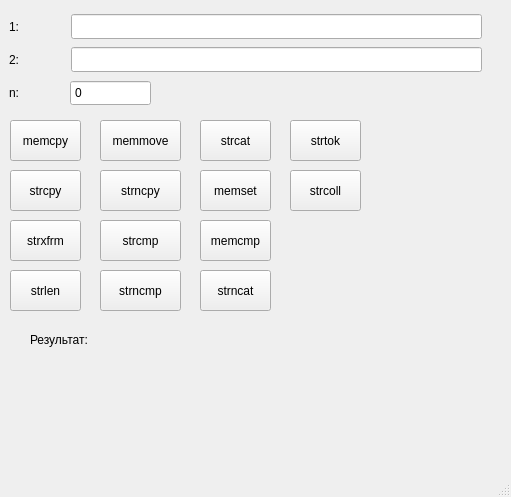
<?xml version="1.0" encoding="UTF-8"?>
<ui version="4.0">
 <class>MainWindow</class>
 <widget class="QMainWindow" name="MainWindow">
  <property name="geometry">
   <rect>
    <x>0</x>
    <y>0</y>
    <width>511</width>
    <height>497</height>
   </rect>
  </property>
  <property name="windowTitle">
   <string>MainWindow</string>
  </property>
  <property name="styleSheet">
   <string notr="true"/>
  </property>
  <widget class="QWidget" name="centralwidget">
   <widget class="QPushButton" name="bnt_strlen">
    <property name="geometry">
     <rect>
      <x>10</x>
      <y>270</y>
      <width>71</width>
      <height>41</height>
     </rect>
    </property>
    <property name="text">
     <string>strlen</string>
    </property>
   </widget>
   <widget class="QPushButton" name="bnt_memmove">
    <property name="geometry">
     <rect>
      <x>100</x>
      <y>120</y>
      <width>81</width>
      <height>41</height>
     </rect>
    </property>
    <property name="text">
     <string>memmove</string>
    </property>
   </widget>
   <widget class="QPushButton" name="bnt_strcpy">
    <property name="geometry">
     <rect>
      <x>10</x>
      <y>170</y>
      <width>71</width>
      <height>41</height>
     </rect>
    </property>
    <property name="text">
     <string>strcpy</string>
    </property>
   </widget>
   <widget class="QPushButton" name="bnt_strncpy">
    <property name="geometry">
     <rect>
      <x>100</x>
      <y>170</y>
      <width>81</width>
      <height>41</height>
     </rect>
    </property>
    <property name="text">
     <string>strncpy</string>
    </property>
   </widget>
   <widget class="QPushButton" name="bnt_memset">
    <property name="geometry">
     <rect>
      <x>200</x>
      <y>170</y>
      <width>71</width>
      <height>41</height>
     </rect>
    </property>
    <property name="text">
     <string>memset</string>
    </property>
   </widget>
   <widget class="QPushButton" name="bnt_strtok">
    <property name="geometry">
     <rect>
      <x>290</x>
      <y>120</y>
      <width>71</width>
      <height>41</height>
     </rect>
    </property>
    <property name="text">
     <string>strtok</string>
    </property>
   </widget>
   <widget class="QPushButton" name="bnt_memcpy">
    <property name="geometry">
     <rect>
      <x>10</x>
      <y>120</y>
      <width>71</width>
      <height>41</height>
     </rect>
    </property>
    <property name="text">
     <string>memcpy</string>
    </property>
   </widget>
   <widget class="QPushButton" name="bnt_strcat">
    <property name="geometry">
     <rect>
      <x>200</x>
      <y>120</y>
      <width>71</width>
      <height>41</height>
     </rect>
    </property>
    <property name="text">
     <string>strcat</string>
    </property>
   </widget>
   <widget class="QPushButton" name="bnt_strxfrm">
    <property name="geometry">
     <rect>
      <x>10</x>
      <y>220</y>
      <width>71</width>
      <height>41</height>
     </rect>
    </property>
    <property name="text">
     <string>strxfrm</string>
    </property>
   </widget>
   <widget class="QPushButton" name="bnt_strcoll">
    <property name="geometry">
     <rect>
      <x>290</x>
      <y>170</y>
      <width>71</width>
      <height>41</height>
     </rect>
    </property>
    <property name="text">
     <string>strcoll</string>
    </property>
   </widget>
   <widget class="QPushButton" name="bnt_strncat">
    <property name="geometry">
     <rect>
      <x>200</x>
      <y>270</y>
      <width>71</width>
      <height>41</height>
     </rect>
    </property>
    <property name="text">
     <string>strncat</string>
    </property>
   </widget>
   <widget class="QPushButton" name="bnt_strncmp">
    <property name="geometry">
     <rect>
      <x>100</x>
      <y>270</y>
      <width>81</width>
      <height>41</height>
     </rect>
    </property>
    <property name="text">
     <string>strncmp</string>
    </property>
   </widget>
   <widget class="QPushButton" name="bnt_strcmp">
    <property name="geometry">
     <rect>
      <x>100</x>
      <y>220</y>
      <width>81</width>
      <height>41</height>
     </rect>
    </property>
    <property name="text">
     <string>strcmp</string>
    </property>
   </widget>
   <widget class="QPushButton" name="bnt_memcmp">
    <property name="geometry">
     <rect>
      <x>200</x>
      <y>220</y>
      <width>71</width>
      <height>41</height>
     </rect>
    </property>
    <property name="text">
     <string>memcmp</string>
    </property>
   </widget>
   <widget class="QLineEdit" name="ln_str1">
    <property name="geometry">
     <rect>
      <x>71</x>
      <y>14</y>
      <width>411</width>
      <height>25</height>
     </rect>
    </property>
   </widget>
   <widget class="QLineEdit" name="ln_str2">
    <property name="geometry">
     <rect>
      <x>71</x>
      <y>47</y>
      <width>411</width>
      <height>25</height>
     </rect>
    </property>
   </widget>
   <widget class="QLabel" name="label">
    <property name="geometry">
     <rect>
      <x>9</x>
      <y>14</y>
      <width>56</width>
      <height>25</height>
     </rect>
    </property>
    <property name="text">
     <string>1:</string>
    </property>
   </widget>
   <widget class="QLabel" name="label_2">
    <property name="geometry">
     <rect>
      <x>9</x>
      <y>47</y>
      <width>56</width>
      <height>25</height>
     </rect>
    </property>
    <property name="text">
     <string>2:</string>
    </property>
   </widget>
   <widget class="QLabel" name="label_3">
    <property name="geometry">
     <rect>
      <x>9</x>
      <y>80</y>
      <width>21</width>
      <height>26</height>
     </rect>
    </property>
    <property name="text">
     <string>n:</string>
    </property>
   </widget>
   <widget class="QSpinBox" name="spb_N">
    <property name="geometry">
     <rect>
      <x>70</x>
      <y>80</y>
      <width>81</width>
      <height>26</height>
     </rect>
    </property>
    <property name="buttonSymbols">
     <enum>QAbstractSpinBox::NoButtons</enum>
    </property>
   </widget>
   <widget class="QLabel" name="result">
    <property name="geometry">
     <rect>
      <x>10</x>
      <y>360</y>
      <width>471</width>
      <height>81</height>
     </rect>
    </property>
    <property name="text">
     <string/>
    </property>
    <property name="scaledContents">
     <bool>false</bool>
    </property>
    <property name="wordWrap">
     <bool>false</bool>
    </property>
    <property name="textInteractionFlags">
     <set>Qt::NoTextInteraction</set>
    </property>
   </widget>
   <widget class="QLabel" name="label_4">
    <property name="geometry">
     <rect>
      <x>30</x>
      <y>330</y>
      <width>91</width>
      <height>20</height>
     </rect>
    </property>
    <property name="text">
     <string>Результат:</string>
    </property>
   </widget>
  </widget>
  <widget class="QMenuBar" name="menubar">
   <property name="geometry">
    <rect>
     <x>0</x>
     <y>0</y>
     <width>511</width>
     <height>25</height>
    </rect>
   </property>
  </widget>
  <widget class="QStatusBar" name="statusbar"/>
 </widget>
 <resources/>
 <connections/>
</ui>
